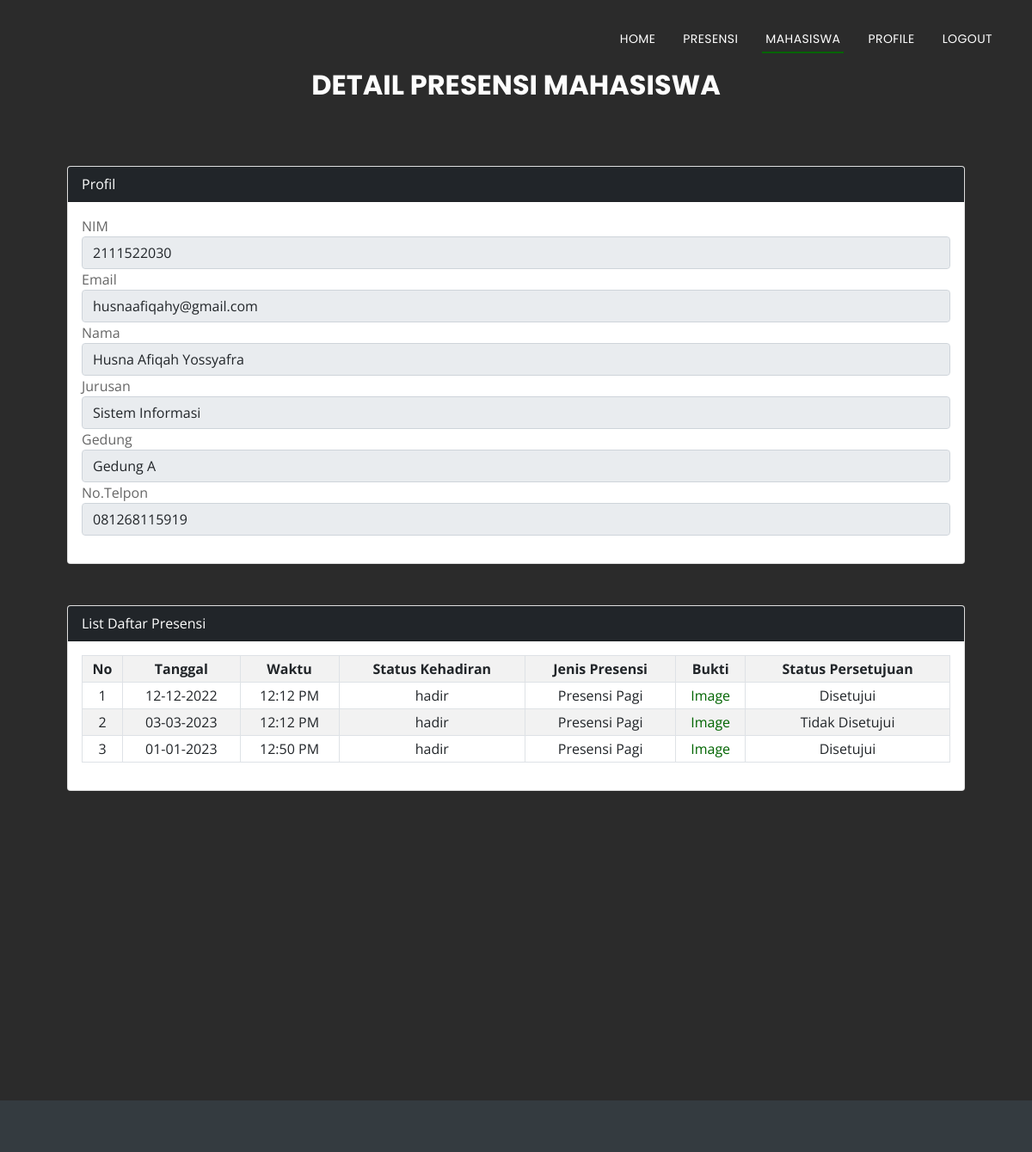
/detailpresensimahasiswa.php?id=2111522030 (signed in), run on the app's committed database.
### tables this page shows
CREATE TABLE `mahasiswa` (
  `nim` varchar(10) NOT NULL,
  `nama` varchar(50) NOT NULL,
  `jurusan` varchar(50) NOT NULL,
  `email` varchar(50) DEFAULT NULL,
  `notelpon` varchar(15) DEFAULT NULL,
  `pass` varchar(25) NOT NULL,
  `gedung` varchar(30) NOT NULL
);

CREATE TABLE `presensi` (
  `idabsensi` int NOT NULL,
  `tanggal` date NOT NULL,
  `waktu` time NOT NULL,
  `nim` varchar(10) NOT NULL,
  `statuskehadiran` varchar(10) NOT NULL,
  `statuspersetujuan` varchar(20) NOT NULL,
  `file_name` varchar(255) NOT NULL,
  `jenispresensi` varchar(30) NOT NULL
);

### detailpresensimahasiswa.php (the view, shortened to what this page needs)
<?php
  include('koneksi.php');
  $nim = $_GET['id'];
  $result = mysqli_query($mysqli, 'SELECT mahasiswa.nim, mahasiswa.email, mahasiswa.nama, mahasiswa.jurusan,
  mahasiswa.notelpon, mahasiswa.gedung FROM mahasiswa
  WHERE mahasiswa.nim="'.$nim.'"');
  $data = $result->fetch_assoc();
  if(isset($_GET['id'])) {
    $nim = $_GET['id'];
    $query = "SELECT * FROM presensi WHERE nim = '$nim'";
    $result = mysqli_query($mysqli, $query);
  } else {
    header("Location: listmahasiswa.php");
    exit();
  }
?>
<head>
  <link href="assets/vendor/aos/aos.css" rel="stylesheet">
  <link href="assets/vendor/bootstrap/css/bootstrap.min.css" rel="stylesheet">
  <link href="assets/vendor/bootstrap-icons/bootstrap-icons.css" rel="stylesheet">
  <link href="assets/vendor/boxicons/css/boxicons.min.css" rel="stylesheet">
  <link href="assets/vendor/glightbox/css/glightbox.min.css" rel="stylesheet">
  <link href="assets/vendor/swiper/swiper-bundle.min.css" rel="stylesheet">
  <link href="assets/css/style.css" rel="stylesheet">
  <link rel="stylesheet" type="text/css" href="assets/css/print.css" media="print" />
</head>
<body>
  <header id="header" class="fixed-top d-flex align-items-center header-transparent">
    <div class="container d-flex justify-content-between align-items-center">
      <nav id="navbar" class="navbar">
        <ul>
          <li><a class="nav-link scrollto noPrint" href="homepembina.php">Home</a></li>
          <li><a class="nav-link scrollto noPrint" href="presensipembina.php">Presensi</a></li>
          <li><a class="nav-link scrollto active noPrint" href="listmahasiswa.php">Mahasiswa</a></li>
          <li><a class="nav-link scrollto noPrint" href="profilpembina.php">Profile</a></li>
          <li><a class="nav-link scrollto noPrint" href="logout.php">Logout</a></li>
        </ul>
      </nav>
    </div>
  </header>
  <section id="services2" style="height:160vh;padding-bottom:100px;">
    <div class="section-header">
      <h3 class="section-title">Detail Presensi Mahasiswa</h3>
      <p class="section-description"></p>
    </div>
    <div class="container px-3 px-lg-5">
      <div class="card mt-0">
      <div class="card-header bg-dark text-white">
        Profil
      </div>
      <div class="card-body">
      <form method="post" action="kelolamahasiswa.php">
        <div class="form-group">
          <label>NIM</label>
          <input readonly type="text" name="nim" class="form-control" value="<?php echo $data['nim']?>">
        </div>
        <div class="form-group">
          <label>Email</label>
          <input readonly type="text" name="email" class="form-control" value="<?php echo $data['email']?>">
        </div>
        <div class="form-group">
          <label>Nama</label>
          <input readonly type="text" name="nama" class="form-control" value="<?php echo $data['nama']?>">
        </div>
        <div class="form-group">
          <label>Jurusan</label>
          <input readonly type="text" name="jurusan" class="form-control" value="<?php echo $data['jurusan']?>">
        </div>
        <div class="form-group">
          <label>Gedung</label>
          <input readonly type="text" name="gedung" class="form-control" value="<?php echo $data['gedung']?>">
        </div>
        <div class="form-group">
          <label>No.Telpon</label>
          <input readonly type="text" name="notelpon" class="form-control" value="<?php echo $data['notelpon']?>">
        </div>
      </form>
      </div>
      </div>
    </div>
    <br>
    <div class="container px-3 px-lg-5">
      <div class="card mt-0">
      <div class="card-header bg-dark text-white">
        List Daftar Presensi
      </div>
      <div class="card-body">
        <table class="table table-bordered table-sm table-striped align-center">
          <tr>
            <th class="text-center">No</th>
            <th class="text-center">Tanggal</th>
            <th class="text-center">Waktu</th>
            <th class="text-center">Status Kehadiran</th>
            <th class="text-center">Jenis Presensi</th>
            <th class="text-center">Bukti</th>
            <th class="text-center">Status Persetujuan</th>
          </tr>
          <?php
            $no=1;
            while($data = mysqli_fetch_array($result)){ ?>
            <tr>
              <td class="text-center"><?php echo $no?></td>
              <td class="text-center"><?php echo date('d-m-Y', strtotime($data['tanggal']))?></td>
              <td class="text-center"><?php echo date('H:i A', strtotime($data['waktu']))?></td>
              <td class="text-center"><?php echo $data['statuskehadiran']?></td>
              <td class="text-center"><?php echo $data['jenispresensi']?></td>
              <td class="text-center">
                    <?php
                     if (!empty($data['file_name']) && file_exists('upload/' . $data['file_name'])) {
                      echo '<a href="upload/' . $data['file_name'] . '" target="_blank">Image</a>';
                  } else {
                      echo 'N/A';
                  }
                    ?>
                </td>
              <td class="text-center"><?php echo $data['statuspersetujuan']?></td>
            </tr>
          <?php
            $no++;
            }
          ?>
        </table>
      </div>
      </div>
    </div>
  </section>
  <footer id="footer">
  </footer>
</body>
</html>

### assets/css/style.css (style rules this page uses)
body { background: #fff; color: #666666; font-family: "Open Sans", sans-serif; }
a { color: #006400; text-decoration: none; }
p { padding: 0; margin: 0 0 30px 0; }
h1, h2, h3, h4, h5, h6 { font-family: "Poppins", sans-serif; font-weight: 400; margin: 0 0 20px 0; padding: 0; }
#header { height: 90px; transition: all 0.5s; z-index: 997; background: rgba(52, 59, 64, 0.9); }
#header.header-transparent { background: transparent; }
.navbar { padding: 0; }
.navbar ul { margin: 0; padding: 0; display: flex; list-style: none; align-items: center; }
.navbar li { position: relative; }
.navbar > ul > li { white-space: nowrap; padding: 10px 0 10px 24px; }
.navbar a, .navbar a:focus { display: flex; align-items: center; justify-content: space-between; font-family: "Poppins", sans-serif; color: #fff; font-size: 14px; padding: 0 4px; white-space: nowrap; transition: 0.3s; letter-spacing: 0.4px; position: relative; text-transform: uppercase; }
.navbar > ul > li > a:before { content: ""; position: absolute; width: 100%; height: 2px; bottom: -6px; left: 0; background-color: #006400; visibility: hidden; transform: scaleX(0); transition: all 0.3s ease-in-out 0s; }
.navbar a:hover:before, .navbar li:hover > a:before, .navbar .active:before { visibility: visible; transform: scaleX(1); }
.navbar a:hover, .navbar .active, .navbar .active:focus, .navbar li:hover > a { color: #fff; }
section { overflow: hidden; }
.section-header .section-title { font-size: 32px; color: rgb(253, 253, 253); text-transform: uppercase; text-align: center; font-weight: 700; margin-bottom: 5px; }
.section-header .section-description { text-align: center; padding-bottom: 40px; color: #999; }
#services2 { background: rgba(15, 15, 15, 0.884); background-size: cover; padding: 80px 0 250px 0; }
#footer { background: #343b40; padding: 30px 0; color: #fff; font-size: 14px; }

### data on the page
mahasiswa: nim "2111522030", email "husnaafiqahy@gmail.com", nama "Husna Afiqah Yossyafra", jurusan "Sistem Informasi", gedung "Gedung A", notelpon "081268115919"
presensi: tanggal "12-12-2022", waktu "12:12 PM", statuskehadiran "hadir", jenispresensi "Presensi Pagi", statuspersetujuan "Disetujui"
presensi: tanggal "03-03-2023", waktu "12:12 PM", statuskehadiran "hadir", jenispresensi "Presensi Pagi", statuspersetujuan "Tidak Disetujui"
presensi: tanggal "01-01-2023", waktu "12:50 PM", statuskehadiran "hadir", jenispresensi "Presensi Pagi", statuspersetujuan "Disetujui"
